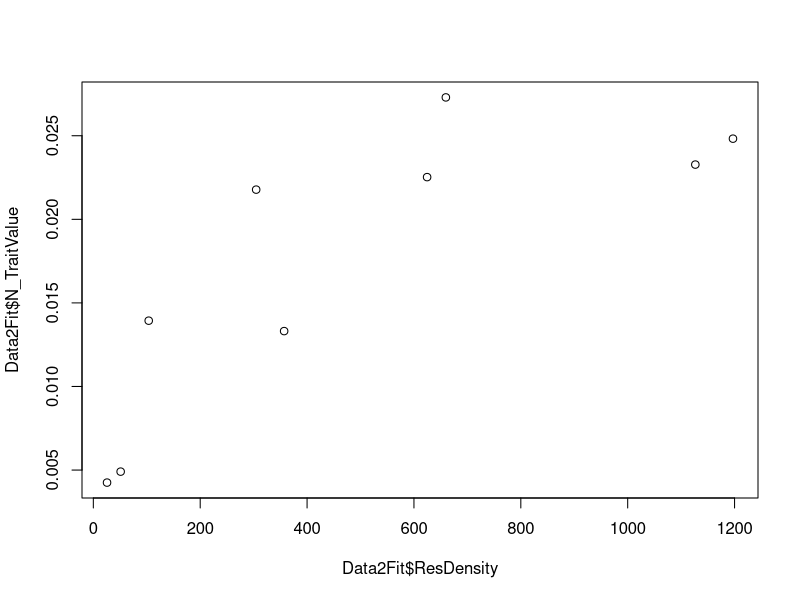
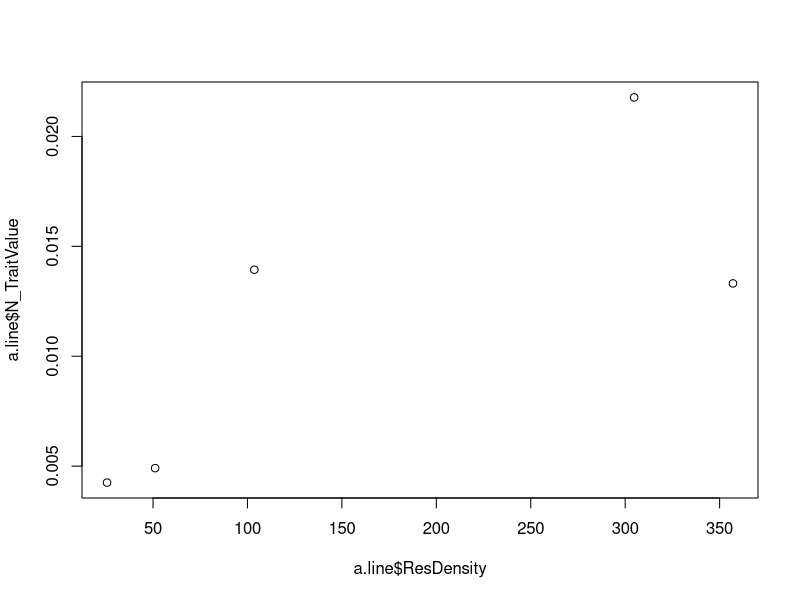
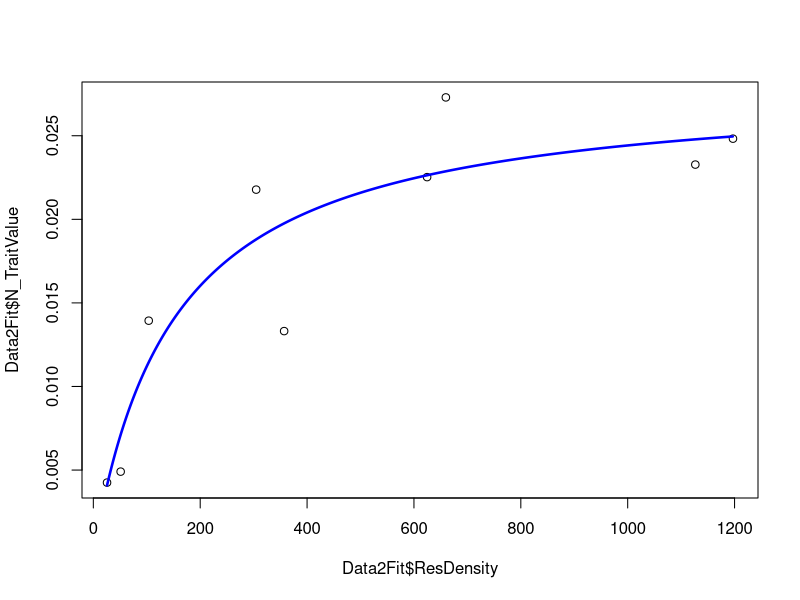
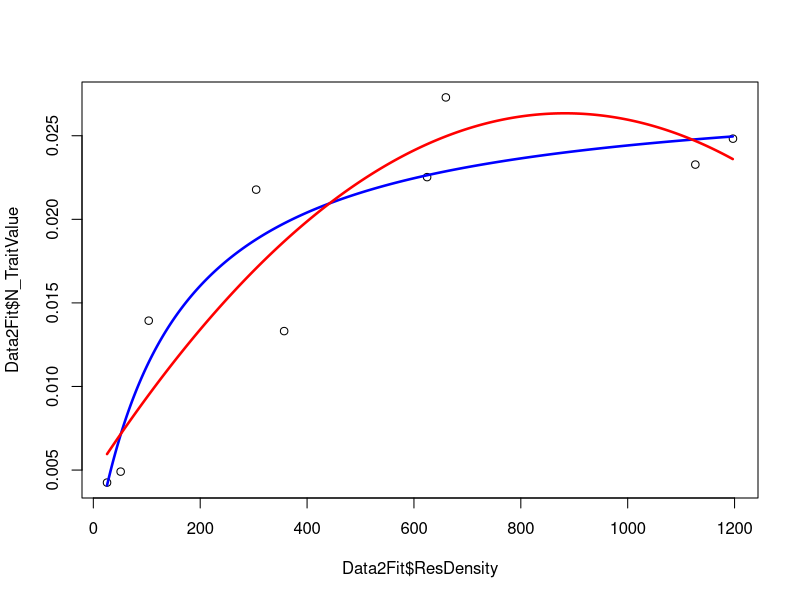

Source code (R) for these figures, in order: (Note: this script raises an error after producing the figures.)
rm(list=ls()) #Clear global environment
#Set working directory
#setwd("CMEECourseWork/MiniProject/code")
require("minpack.lm")

data <- read.csv('../data/FunResData.csv')
head(data)
Data2Fit <- subset(data, ID == 39982) #One curve

plot(Data2Fit$ResDensity, Data2Fit$N_TraitValue)

dim(Data2Fit) # Get dimensions of curve#Holling type II functional response
#This is making a function of the second model we looked at
powMod <- function(a, h, x) { #These are parameters
  return( (a*x ) / (1+ (h*a*x)))
}

#This is basically cutting the last points of the graph off
# Because a needs to fit to just the slope
a.line <- subset(Data2Fit, ResDensity <= mean(ResDensity))
plot(a.line$ResDensity, a.line$N_TraitValue)
#plot slope/ linear regressopn of cut slope
lm <- summary(lm(N_TraitValue ~ ResDensity, a.line))

# Extracts slope value
a <- lm$coefficients[2]
# h parameter is the maximum of the slope so you take the biggest value
#Not sure this is the best way?
h <- max(Data2Fit$N_TraitValue)#This is fitting the actual model in the function

# This was based on the example but values substituted
PowFit <- nlsLM(N_TraitValue ~ powMod(ResDensity, a, h), data = Data2Fit, start = list(a=a, h=h))# optimising a and h values
Lengths <- seq(min(Data2Fit$ResDensity),max(Data2Fit$ResDensity))
coef(PowFit)["a"]
coef(PowFit)["h"]#Apply function on length

Predic2PlotPow <- powMod(Lengths,coef(PowFit)["a"],coef(PowFit)["h"])
plot(Data2Fit$ResDensity, Data2Fit$N_TraitValue)
lines(Lengths, Predic2PlotPow, col = 'blue', lwd = 2.5)# Phenomenological quadratic model

QuaFit <- lm(N_TraitValue ~ poly(ResDensity,2), data = Data2Fit)
Predic2PlotQua <- predict.lm(QuaFit, data.frame(ResDensity = Lengths))
plot(Data2Fit$ResDensity, Data2Fit$N_TraitValue)
lines(Lengths, Predic2PlotPow, col = 'blue', lwd = 2.5)
lines(Lengths, Predic2PlotQua, col = 'red', lwd = 2.5)

AIC(PowFit) - AIC(QuaFit)
#Generalised functional response model
GenMod <- function(x, a, h, q) {return( (a*x^q+1 ) / (1+ (h*a*x^q+1)))}

q = 0.25

GenFit <- nlsLM(N_TraitValue ~ GenMod(ResDensity, a, h, q), data = Data2Fit, start = list(a=a, h=h, q=q))
Predic2PlotPow <- GenMod(Lengths,coef(GenFit)["a"],coef(GenFit)["h"], coef(GenFit)["q"])
plot(Data2Fit$ResDensity, Data2Fit$N_TraitValue)
lines(Lengths, Predic2PlotPow, col = 'red', lwd = 2.5)
